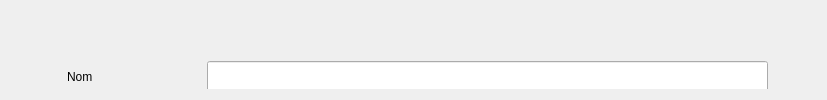
          <widget class="QWidget" name="tab_3">
           <attribute name="icon">
            <iconset resource="projectRessources.qrc">
             <normaloff>:/icons/black/WindowsIcons-master/WindowsPhone/light/appbar.edit.png</normaloff>:/icons/black/WindowsIcons-master/WindowsPhone/light/appbar.edit.png</iconset>
           </attribute>
           <attribute name="title">
            <string>Editer une variété</string>
           </attribute>
           <layout class="QHBoxLayout" name="horizontalLayout_3">
            <item>
             <widget class="QWidget" name="widget_3" native="true">
              <property name="styleSheet">
               <string notr="true"/>
              </property>
              <layout class="QHBoxLayout" name="horizontalLayout_4">
               <property name="leftMargin">
                <number>0</number>
               </property>
               <property name="topMargin">
                <number>0</number>
               </property>
               <property name="rightMargin">
                <number>0</number>
               </property>
               <property name="bottomMargin">
                <number>0</number>
               </property>
               <item>
                <layout class="QGridLayout" name="gridLayout_3" rowstretch="0">
                 <property name="sizeConstraint">
                  <enum>QLayout::SetMaximumSize</enum>
                 </property>
                 <item row="0" column="0">
                  <widget class="QWidget" name="widget_8" native="true">
                   <property name="sizePolicy">
                    <sizepolicy hsizetype="Preferred" vsizetype="Preferred">
                     <horstretch>14</horstretch>
                     <verstretch>0</verstretch>
                    </sizepolicy>
                   </property>
                   <widget class="QListWidget" name="varietesListWidget">
                    <property name="geometry">
                     <rect>
                      <x>10</x>
                      <y>0</y>
                      <width>208</width>
                      <height>531</height>
                     </rect>
                    </property>
                    <property name="font">
                     <font>
                      <pointsize>13</pointsize>
                     </font>
                    </property>
                   </widget>
                  </widget>
                 </item>
                 <item row="0" column="1">
                  <widget class="QWidget" name="widget_7" native="true">
                   <property name="sizePolicy">
                    <sizepolicy hsizetype="Preferred" vsizetype="Preferred">
                     <horstretch>51</horstretch>
                     <verstretch>0</verstretch>
                    </sizepolicy>
                   </property>
                   <property name="minimumSize">
                    <size>
                     <width>799</width>
                     <height>0</height>
                    </size>
                   </property>
                   <property name="autoFillBackground">
                    <bool>false</bool>
                   </property>
                   <property name="styleSheet">
                    <string notr="true"/>
                   </property>
                   <widget class="QWidget" name="widget_10" native="true">
                    <property name="geometry">
                     <rect>
                      <x>10</x>
                      <y>10</y>
                      <width>781</width>
                      <height>521</height>
                     </rect>
                    </property>
                    <widget class="QPushButton" name="editAjouterImageVarieteBtn">
                     <property name="geometry">
                      <rect>
                       <x>350</x>
                       <y>100</y>
                       <width>181</width>
                       <height>31</height>
                      </rect>
                     </property>
                     <property name="styleSheet">
                      <string notr="true">QPushButton {
	background-color:#445CC8;
	border-radius:5px;
	border:1px solid #1833AB;
	color:#ffffff;
	font-family:arial;
	font-size:15px;
	font-weight:bold;
	text-decoration:none;
	padding-right:10px;
	outline: 0;
}

QPushButton:hover:!pressed {
	background-color:#546CD8;
}

QPushButton: pressed {
	background-color:#344CB8;
}</string>
                     </property>
                     <property name="text">
                      <string>Ajouter une image</string>
                     </property>
                     <property name="icon">
                      <iconset resource="projectRessources.qrc">
                       <normaloff>:/icons/white/WindowsIcons-master/WindowsPhone/dark/appbar.image.png</normaloff>:/icons/white/WindowsIcons-master/WindowsPhone/dark/appbar.image.png</iconset>
                     </property>
                     <property name="iconSize">
                      <size>
                       <width>28</width>
                       <height>28</height>
                      </size>
                     </property>
                    </widget>
                    <widget class="QLabel" name="editTBase2Label">
                     <property name="geometry">
                      <rect>
                       <x>40</x>
                       <y>210</y>
                       <width>131</width>
                       <height>31</height>
                      </rect>
                     </property>
                     <property name="text">
                      <string>T°C base2</string>
                     </property>
                    </widget>
                    <widget class="QDoubleSpinBox" name="editVarieteTBase1Input">
                     <property name="geometry">
                      <rect>
                       <x>180</x>
                       <y>100</y>
                       <width>121</width>
                       <height>31</height>
                      </rect>
                     </property>
                     <property name="maximum">
                      <double>999999979.519999980926514</double>
                     </property>
                    </widget>
                    <widget class="QLabel" name="editVarieteNewImageNameLabel">
                     <property name="geometry">
                      <rect>
                       <x>350</x>
                       <y>70</y>
                       <width>371</width>
                       <height>31</height>
                      </rect>
                     </property>
                     <property name="text">
                      <string>editVarieteNewImageNameLabel</string>
                     </property>
                    </widget>
                    <widget class="QPushButton" name="supprimerVarieteBtn">
                     <property name="geometry">
                      <rect>
                       <x>60</x>
                       <y>380</y>
                       <width>241</width>
                       <height>31</height>
                      </rect>
                     </property>
                     <property name="styleSheet">
                      <string notr="true">QPushButton {
	background-color:#C84444;
	border-radius:5px;
	border:1px solid #AB1818;
	color:#ffffff;
	font-family:arial;
	font-size:15px;
	font-weight:bold;
	text-decoration:none;
	padding-right:10px;
	outline: 0;
}

QPushButton:hover:!pressed {
	background-color:#D85454;
}

QPushButton:pressed {
	background-color:#B83434;
}</string>
                     </property>
                     <property name="text">
                      <string>Supprimer la variété</string>
                     </property>
                     <property name="icon">
                      <iconset resource="projectRessources.qrc">
                       <normaloff>:/icons/white/WindowsIcons-master/WindowsPhone/dark/appbar.delete.png</normaloff>:/icons/white/WindowsIcons-master/WindowsPhone/dark/appbar.delete.png</iconset>
                     </property>
                     <property name="iconSize">
                      <size>
                       <width>28</width>
                       <height>28</height>
                      </size>
                     </property>
                    </widget>
                    <widget class="QLabel" name="editTFloraisonLabel">
                     <property name="geometry">
                      <rect>
                       <x>40</x>
                       <y>160</y>
                       <width>131</width>
                       <height>31</height>
                      </rect>
                     </property>
                     <property name="text">
                      <string>T°C floraison</string>
                     </property>
                    </widget>
                    <widget class="QPushButton" name="editAjouterVarieteBtn">
                     <property name="geometry">
                      <rect>
                       <x>40</x>
                       <y>330</y>
                       <width>261</width>
                       <height>31</height>
                      </rect>
                     </property>
                     <property name="styleSheet">
                      <string notr="true">QPushButton {
	background-color:#44c767;
	border-radius:5px;
	border:1px solid #18ab29;
	color:#ffffff;
	font-family:arial;
	font-size:15px;
	font-weight:bold;
	text-decoration:none;
	padding-right:10px;
	outline: 0;
}

QPushButton:hover:!pressed {
	background-color:#54d777;
}

QPushButton:pressed {
	background-color:#30b252;
}

QPushButton:disabled {
	background-color:#30b252;
}</string>
                     </property>
                     <property name="text">
                      <string>Sauvegarder</string>
                     </property>
                     <property name="icon">
                      <iconset resource="projectRessources.qrc">
                       <normaloff>:/icons/white/WindowsIcons-master/WindowsPhone/dark/appbar.check.png</normaloff>:/icons/white/WindowsIcons-master/WindowsPhone/dark/appbar.check.png</iconset>
                     </property>
                     <property name="iconSize">
                      <size>
                       <width>28</width>
                       <height>28</height>
                      </size>
                     </property>
                    </widget>
                    <widget class="QLabel" name="editTRecolteLabel">
                     <property name="geometry">
                      <rect>
                       <x>40</x>
                       <y>260</y>
                       <width>131</width>
                       <height>31</height>
                      </rect>
                     </property>
                     <property name="text">
                      <string>T°C récolte</string>
                     </property>
                    </widget>
                    <widget class="QLabel" name="editNomLabel">
                     <property name="geometry">
                      <rect>
                       <x>40</x>
                       <y>40</y>
                       <width>131</width>
                       <height>31</height>
                      </rect>
                     </property>
                     <property name="text">
                      <string>Nom</string>
                     </property>
                    </widget>
                    <widget class="QPushButton" name="editSupprimerImageVariete">
                     <property name="enabled">
                      <bool>true</bool>
                     </property>
                     <property name="geometry">
                      <rect>
                       <x>540</x>
                       <y>100</y>
                       <width>181</width>
                       <height>31</height>
                      </rect>
                     </property>
                     <property name="styleSheet">
                      <string notr="true">QPushButton {
	background-color:#C84444;
	border-radius:5px;
	border:1px solid #AB1818;
	color:#ffffff;
	font-family:arial;
	font-size:15px;
	font-weight:bold;
	text-decoration:none;
	padding-right:10px;
	outline: 0;
}

QPushButton:hover:!pressed {
	background-color:#D85454;
}

QPushButton:pressed {
	background-color:#B83434;
}</string>
                     </property>
                     <property name="text">
                      <string>Supprimer l'image</string>
                     </property>
                     <property name="icon">
                      <iconset resource="projectRessources.qrc">
                       <normaloff>:/icons/white/WindowsIcons-master/WindowsPhone/dark/appbar.close.png</normaloff>:/icons/white/WindowsIcons-master/WindowsPhone/dark/appbar.close.png</iconset>
                     </property>
                     <property name="iconSize">
                      <size>
                       <width>28</width>
                       <height>28</height>
                      </size>
                     </property>
                    </widget>
                    <widget class="QLineEdit" name="editVarieteNomInput">
                     <property name="geometry">
                      <rect>
                       <x>180</x>
                       <y>40</y>
                       <width>561</width>
                       <height>31</height>
                      </rect>
                     </property>
                    </widget>
                    <widget class="QDoubleSpinBox" name="editVarieteTRecolteInput">
                     <property name="geometry">
                      <rect>
                       <x>180</x>
                       <y>260</y>
                       <width>121</width>
                       <height>31</height>
                      </rect>
                     </property>
                     <property name="maximum">
                      <double>100000000.000000000000000</double>
                     </property>
                    </widget>
                    <widget class="QLabel" name="editTBase1Label">
                     <property name="geometry">
                      <rect>
                       <x>40</x>
                       <y>100</y>
                       <width>131</width>
                       <height>31</height>
                      </rect>
                     </property>
                     <property name="text">
                      <string>T°C base1</string>
                     </property>
                    </widget>
                    <widget class="QDoubleSpinBox" name="editVarieteTFloraisonInput">
                     <property name="geometry">
                      <rect>
                       <x>180</x>
                       <y>160</y>
                       <width>121</width>
                       <height>31</height>
                      </rect>
                     </property>
                     <property name="decimals">
                      <number>2</number>
                     </property>
                     <property name="maximum">
                      <double>9999999.990000000223517</double>
                     </property>
                    </widget>
                    <widget class="QLabel" name="editImagePathLabel">
                     <property name="geometry">
                      <rect>
                       <x>360</x>
                       <y>140</y>
                       <width>391</width>
                       <height>21</height>
                      </rect>
                     </property>
                     <property name="text">
                      <string/>
                     </property>
                    </widget>
                    <widget class="QLabel" name="editVarieteKeyLabel">
                     <property name="geometry">
                      <rect>
                       <x>60</x>
                       <y>80</y>
                       <width>261</width>
                       <height>21</height>
                      </rect>
                     </property>
                     <property name="text">
                      <string>editVarieteKeyLabel</string>
                     </property>
                    </widget>
                    <widget class="QLabel" name="editAjouterImageLabel">
                     <property name="geometry">
                      <rect>
                       <x>360</x>
                       <y>180</y>
                       <width>371</width>
                       <height>261</height>
                      </rect>
                     </property>
                     <property name="text">
                      <string/>
                     </property>
                     <property name="scaledContents">
                      <bool>true</bool>
                     </property>
                    </widget>
                    <widget class="QDoubleSpinBox" name="editVarieteTBase2Input">
                     <property name="geometry">
                      <rect>
                       <x>180</x>
                       <y>210</y>
                       <width>121</width>
                       <height>31</height>
                      </rect>
                     </property>
                     <property name="maximum">
                      <double>999999979.519999980926514</double>
                     </property>
                    </widget>
                   </widget>
                  </widget>
                 </item>
                </layout>
               </item>
              </layout>
             </widget>
            </item>
           </layout>
          </widget>
